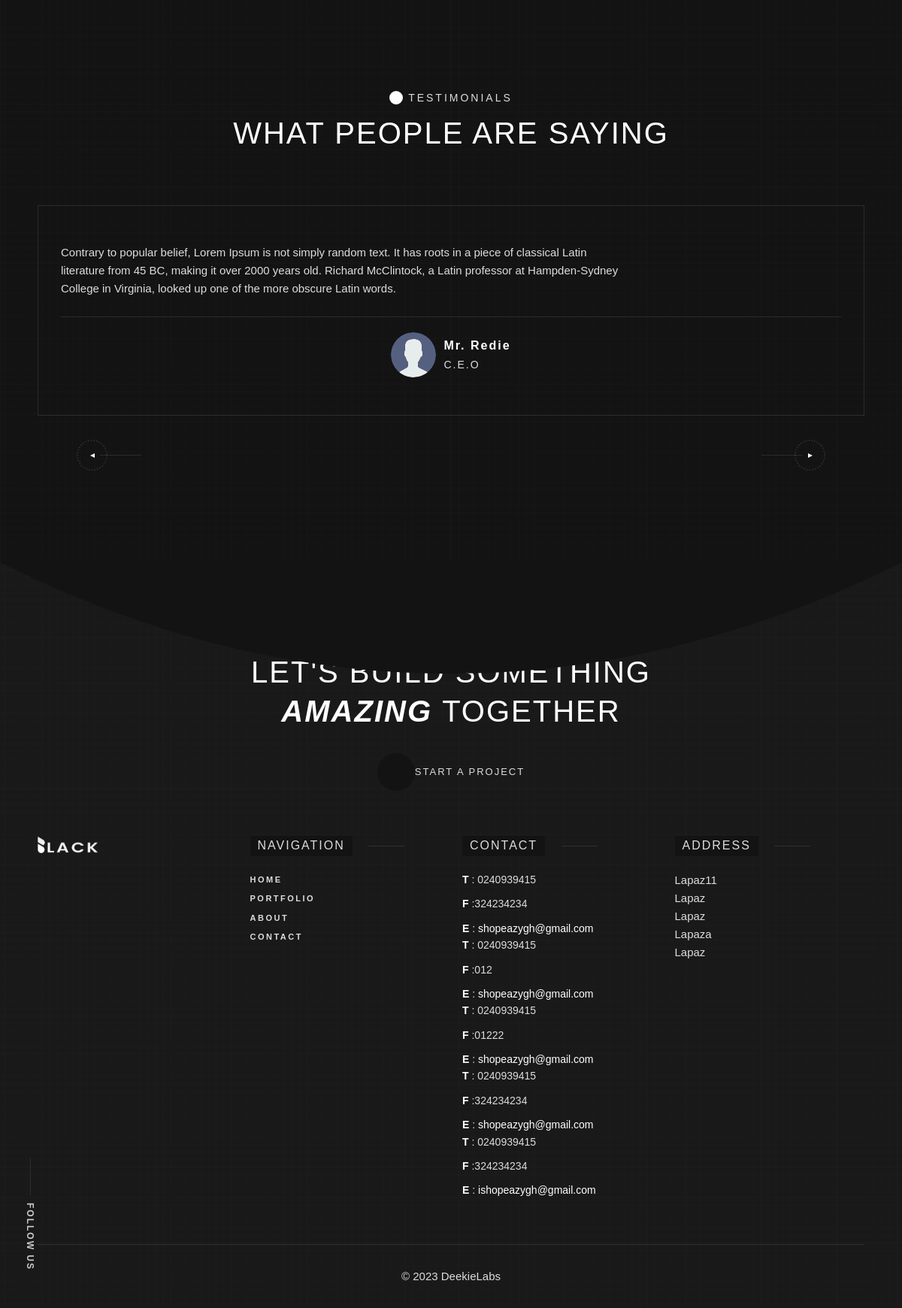
Page /about/ (lower part) on the earlier database version.
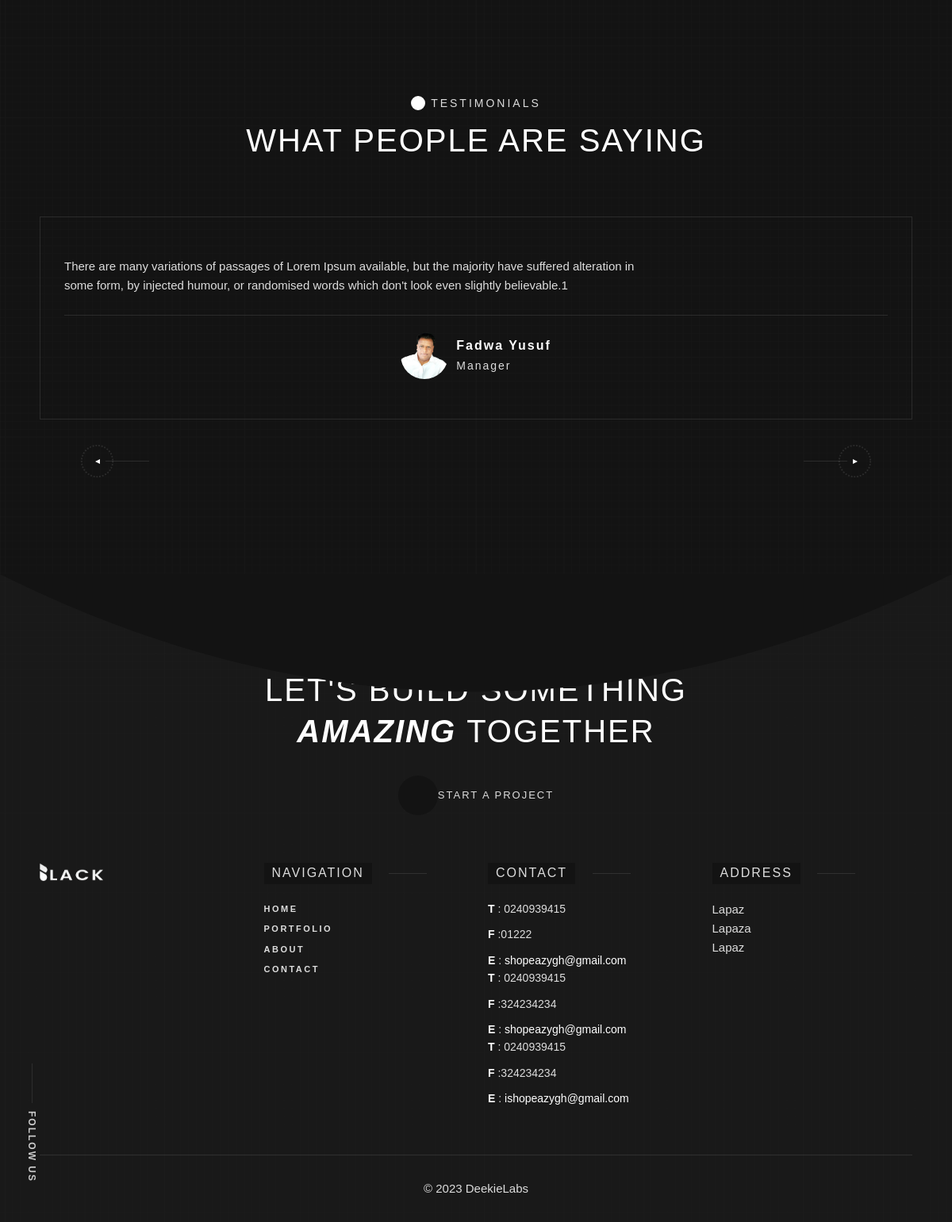
Same page on the later database version.
### main/models.py (models this page shows, shortened)
class Review(models.Model):
    reviewer_name = models.CharField(max_length=150)
    reviewer_position = models.CharField(max_length=150)
    reviewer_message = models.TextField()
    reviewer_image = models.ImageField(
        null=True, blank=True, upload_to='review_img', default="review_img/avatar.svg")
    id = models.UUIDField(default=uuid.uuid4, unique=True,
                          primary_key=True, editable=False)

class ContactDetails(models.Model):
    address = models.CharField(max_length=150)
    phone = models.CharField(max_length=150)
    phone_2 = models.CharField(max_length=150)
    email = models.EmailField(max_length=254)
    id = models.UUIDField(default=uuid.uuid4, unique=True,
                          primary_key=True, editable=False)

### main/views.py (the view)
# urls.py: path('about/', views.about, name="about")
def about(request):
    contact_details = ContactDetails.objects.all()
    reviews = Review.objects.all()
    title = 'About'
    context = {
        'title':title,
        'contact_details': contact_details,
        'reviews': reviews
    }
    return render(request, 'main/about.html', context)

### main/templates/main/about.html (shortened to what the changed rows need)
{% extends 'layouts/base.html' %}
{% block content %}
{% load static %}
<main id="main_root" class="main-root">
    <div id="page_wrapper" class="wrapper">
        <div class="p-relative container section-margin">
            <div class="section-title d-flex justify-content-center  mb-70">
                <div class="sub-section-title text-center">
                    <h2 class="title-h2 dsn-heading-title p-relative title-block-lg d-block    heading-color">
                        What People are Saying
                    </h2>
                </div>
            </div>
            <div class="elementor-widget-dsn_testimonial" data-widget_type="dsn_testimonial.default">
                <div class="dsn-testimonials dsn-swiper p-relative has-parallax-image"
                     data-dsn-option='{"spaceBetween":30,"centeredSlides":false,"slidesPerView":2}'>
                    <div class="testimonials-content">
                        <div class="testimonial-inner">
                            <div class="swiper-container">
                                    <div class="swiper-wrapper">
                                        {% for review in reviews %}
                                            <div class="swiper-slide testimonial-inner-item border-style">
                                            <div class="testimonial-item">
                                                <div class="testimonial-content mb-25">
                                                    <div class="quote">
                                                        <p class="max-w750 testimonial-content p-large">
                                                            {{review.reviewer_message}}
                                                        </p>
                                                    </div>
                                                </div>
                                                <div class="content-inner border-top justify-content-center">
                                                    <div class="d-flex align-items-center ">
                                                        <div class="avatar box-img dsn-auto">
                                                            <img src='{{review.reviewer_image.url}}'
                                                                 class="cover-bg-img" alt=''/>
                                                        </div>
                                                        <div class="label box-text">
                                                            <h4 class="testimonial-name sm-title-block">{{review.reviewer_name}}</h4>
                                                            <h5 class="testimonial-position">{{review.reviewer_position}}</h5>
                                                        </div>
                                                    </div>
                                                </div>
                                            </div>
                                        </div>
                                        {% endfor %}
                                    </div>
                                </div>
                        </div>
                    </div>
                </div>
            </div>
        </div>
        {% include 'includes/footer.html' %}
    </div>
</main>
{% endblock content %}

### templates/includes/footer.html (shortened to what the changed rows need)
{% load static %}
<footer id="dsn_footer" class="dsn-footer p-relative footer-animate svg-animate background-section">
            <div class="footer-content p-relative mt-section">
                <div class="text-center container">
                    <h2 class="title-h2 ">
                        LET'S BUILD SOMETHING
                        <span class="d-block"><b><i>AMAZING </i></b>TOGETHER</span>
                    </h2>
                </div>
                <div class="dsn-container pt-60">
                    <div class="d-grid grid-lg-4 grid-md-2 ">
                        <div class="grid-col-3">
                            {% for contact in contact_details %}
                                <div class="col-contact">
                                <p><strong>T</strong> : {{contact.phone}}</p>
                                <p class="mt-10"><strong>F</strong> :{{contact.phone_2}}</p>
                                <p class="over-hidden mt-10">
                                    <strong>E</strong> : <a class="link-hover" href="personal.html#"
                                                            data-hover-text="info@dsngrid.com">{{contact.email}}</a>
                                </p>
                            </div>
                            {% endfor %}
                        </div>
                        <div class="grid-col-4">
                            <div class="col-address">
                                {% for contact in contact_details %}
                                    <p>
                                        {{contact.address}}
                                    </p>
                                {% endfor %}
                            </div>
                        </div>
                    </div>
                </div>
            </div>
        </footer>

Differences in the rows shown:
removed Review: reviewer_message "Contrary to popular belief, Lorem Ipsum is not simply random text. It has roots in a piece of classical Latin literature from 45 BC, making it over 2000 years old. Richard McClintock, a Latin professor at Hampden-Sydney College in Virginia, looked up one of the more obscure Latin words.", reviewer_image (placeholder picture), reviewer_name "Mr. Redie", reviewer_position "C.E.O"
removed ContactDetails: phone "0240939415", phone_2 "324234234", email "shopeazygh@gmail.com", address "Lapaz11"
removed ContactDetails: phone "0240939415", phone_2 "012", email "shopeazygh@gmail.com", address "Lapaz"
now on this page (row unchanged): Review: reviewer_message "There are many variations of passages of Lorem Ipsum available, but the majority have suffered alteration in some form, by injected humour, or randomised words which don't look even slightly believable.1", reviewer_image (picture), reviewer_name "Fadwa Yusuf", reviewer_position "Manager"
